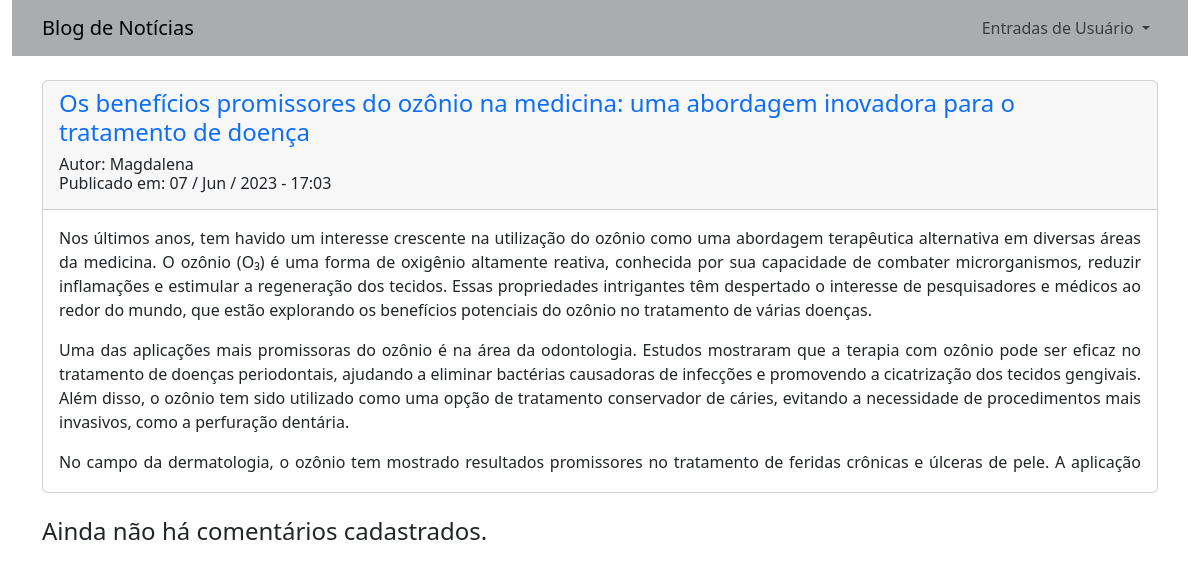
Page /noticias/3 on the committed database.
### app_noticias/models.py (models this page shows, shortened)
class Noticia(models.Model):
    titulo = models.CharField(max_length=100)
    sub_titulo = models.CharField(max_length=150)
    data_publicacao = models.DateTimeField(auto_now_add=True)
    autor = models.ForeignKey(User, on_delete=models.CASCADE)
    texto = models.TextField()

### app_noticias/views.py (the view)
# urls.py: path('noticias/<int:id>', views.noticia, name='noticia'),
def noticia(request, id):
    template = 'noticias/noticia.html'
    noticia = Noticia.objects.get(id=id)
    comentarios = Comentario.objects.filter(titulo_comentario=id).order_by('-data_comentario')
    context = {
        'noticia': noticia,
        'comentarios': comentarios
        }
    return render(request, template , context)

### app_noticias/templates/noticias/noticia.html
{% extends "noticias/base.html" %}
{% block content %}
    <div class="card">
        <div class="card-header">
            <div class="row">
                <div class="row">
                    <h4 class="text-primary">{{ noticia.titulo}}</h4>
                </div>
                <div class="row" >
                    <h6>
                        Autor: {{ noticia.autor}}
                        <br>
                        Publicado em: {{ noticia.data_publicacao|date:'d / M / Y - H:i' }}
                    </h6>
                </div>
            </div>
        </div>
        <div class="card-body" style="text-align: justify;">
            <div class="overflow-auto" style="max-height: 250px;">
                {{ noticia.texto|linebreaks }}
            </div>
        </div>
    </div>
    <br>
    {% for comentario in comentarios %}
        <div class="card">
            <div class="card-header">
                <div class="row" >
                    <h6>
                        Autor: {{ comentario.autor_comentario}}
                        <br>
                        {{ comentario.data_comentario|date:'d / M / Y - H:i' }}
                    </h6>
                </div>
            </div>
            <div class="card-body" style="text-align: justify;">
                <{{ comentario.texto_comentario}}
            </div>
        </div>
        <br>
    {% empty %}
        <h4>Ainda não há comentários cadastrados.</h4>
    {% endfor %}
{% endblock %}

### rows in the picture
Noticia: titulo "Os benefícios promissores do ozônio na medicina: uma abordagem inovadora para o tratamento de doença", autor "Magdalena", data_publicacao "07 / Jun / 2023 - 17:03", texto "Nos últimos anos, tem havido um interesse crescente na utilização do ozônio como uma abordagem terapêutica alternativa em diversas áreas da medicina. O ozônio (O₃) é uma forma de oxigênio altamente reativa, conhecida por sua capacidade de combater microrganismos, reduzir inflamações e estimular a regeneração dos tecidos. Essas propriedades intrigantes têm despertado o interesse de pesquisadores e médicos ao redor do mundo, que estão explorando os benefícios potenciais do ozônio no tratamento de várias doenças. Uma das aplicações mais promissoras do ozônio é na área da odontologia. Estudos mostraram que a terapia com ozônio pode ser eficaz no tratamento de doenças periodontais, ajudando a…"
